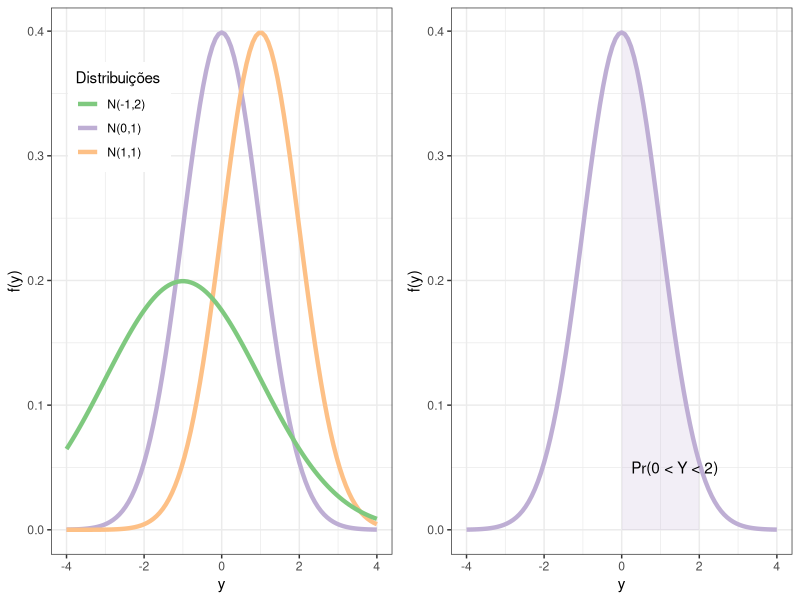

Generate this figure with R:
## ----echo=FALSE, fig.align='center', message=FALSE, warning=FALSE, out.width='100%', paged.print=FALSE----

library(ggplot2)
library(cowplot)

p1 <- ggplot(data.frame(y = c(-4, 4)), aes(x = y)) +
  stat_function(fun = dnorm, args = list(0, 1), aes(colour = "N(0,1)"),  size = 1.5) +
  stat_function(fun = dnorm, args = list(1, 1), aes(colour = "N(1,1)"),  size = 1.5) +
  stat_function(fun = dnorm, args = list(-1, 2), aes(colour = "N(-1,2)"),  size = 1.5) +
  scale_y_continuous(name = "f(y)") +
  scale_colour_brewer(palette="Accent") +
  labs(colour = "Distribuições") +
  theme_bw() +
  theme(legend.position = c(0.2,0.8))

funcShaded <- function(x) {
    y <- dnorm(x, mean = 0, sd = 1)
    y[x < 0 | x > (0 + 2 * 1)] <- NA
    return(y)
}

p2 <- ggplot(data.frame(y = c(-4, 4)), aes(x = y)) +
  stat_function(fun = dnorm, args = list(0, 1), colour = "#BEAED4", size = 1.5) +
  scale_y_continuous(name = "f(y)") +
  theme_bw() +
  stat_function(fun = funcShaded, geom = "area", fill = "#BEAED4", alpha = 0.2) +
  annotate(geom = 'text', x = 0.025, y = 0.05, color = 'black', label = 'Pr(0 < Y < 2)', hjust = -0.1)

plot_grid(p1, p2)

